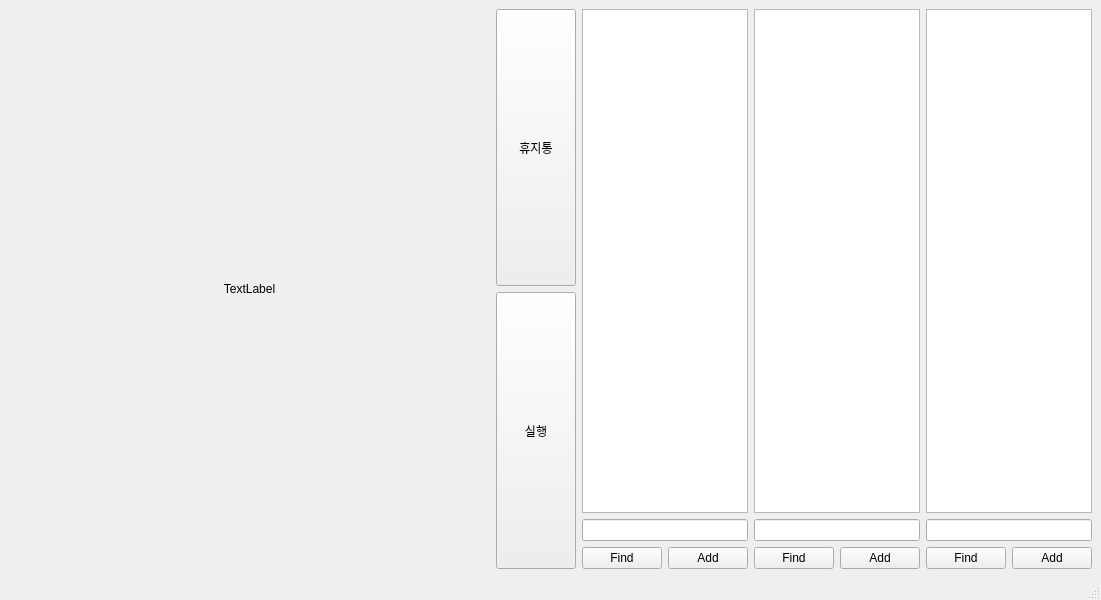
<?xml version="1.0" encoding="UTF-8"?>
<ui version="4.0">
 <class>MainWindow</class>
 <widget class="QMainWindow" name="MainWindow">
  <property name="geometry">
   <rect>
    <x>0</x>
    <y>0</y>
    <width>1101</width>
    <height>600</height>
   </rect>
  </property>
  <property name="windowTitle">
   <string>MainWindow</string>
  </property>
  <widget class="QWidget" name="centralwidget">
   <layout class="QGridLayout" name="gridLayout">
    <item row="0" column="1">
     <layout class="QHBoxLayout" name="horizontalLayout_3" stretch="3,0,1,1,1">
      <item>
       <widget class="QLabel" name="label_1">
        <property name="sizePolicy">
         <sizepolicy hsizetype="Expanding" vsizetype="Expanding">
          <horstretch>0</horstretch>
          <verstretch>0</verstretch>
         </sizepolicy>
        </property>
        <property name="minimumSize">
         <size>
          <width>0</width>
          <height>0</height>
         </size>
        </property>
        <property name="text">
         <string>TextLabel</string>
        </property>
        <property name="alignment">
         <set>Qt::AlignCenter</set>
        </property>
       </widget>
      </item>
      <item>
       <layout class="QVBoxLayout" name="verticalLayout_1" stretch="0,0">
        <item>
         <widget class="QPushButton" name="btn_trash">
          <property name="sizePolicy">
           <sizepolicy hsizetype="Minimum" vsizetype="Expanding">
            <horstretch>0</horstretch>
            <verstretch>0</verstretch>
           </sizepolicy>
          </property>
          <property name="text">
           <string>휴지통</string>
          </property>
         </widget>
        </item>
        <item>
         <widget class="QPushButton" name="btn_execute">
          <property name="sizePolicy">
           <sizepolicy hsizetype="Minimum" vsizetype="Expanding">
            <horstretch>0</horstretch>
            <verstretch>0</verstretch>
           </sizepolicy>
          </property>
          <property name="text">
           <string>실행</string>
          </property>
         </widget>
        </item>
       </layout>
      </item>
      <item>
       <layout class="QVBoxLayout" name="verticalLayout_2">
        <item>
         <widget class="QListWidget" name="list_widget_1"/>
        </item>
        <item>
         <widget class="QLineEdit" name="line_edit_1"/>
        </item>
        <item>
         <layout class="QHBoxLayout" name="horizontalLayout_5">
          <item>
           <widget class="QPushButton" name="btn_find_1">
            <property name="text">
             <string>Find</string>
            </property>
           </widget>
          </item>
          <item>
           <widget class="QPushButton" name="btn_add_1">
            <property name="text">
             <string>Add</string>
            </property>
           </widget>
          </item>
         </layout>
        </item>
       </layout>
      </item>
      <item>
       <layout class="QVBoxLayout" name="verticalLayout_3">
        <item>
         <widget class="QListWidget" name="list_widget_2"/>
        </item>
        <item>
         <widget class="QLineEdit" name="line_edit_2"/>
        </item>
        <item>
         <layout class="QHBoxLayout" name="horizontalLayout_6">
          <item>
           <widget class="QPushButton" name="btn_find_2">
            <property name="text">
             <string>Find</string>
            </property>
           </widget>
          </item>
          <item>
           <widget class="QPushButton" name="btn_add_2">
            <property name="text">
             <string>Add</string>
            </property>
           </widget>
          </item>
         </layout>
        </item>
       </layout>
      </item>
      <item>
       <layout class="QVBoxLayout" name="verticalLayout_4">
        <item>
         <widget class="QListWidget" name="list_widget_3"/>
        </item>
        <item>
         <widget class="QLineEdit" name="line_edit_3"/>
        </item>
        <item>
         <layout class="QHBoxLayout" name="horizontalLayout_2">
          <item>
           <widget class="QPushButton" name="btn_find_3">
            <property name="text">
             <string>Find</string>
            </property>
           </widget>
          </item>
          <item>
           <widget class="QPushButton" name="btn_add_3">
            <property name="text">
             <string>Add</string>
            </property>
           </widget>
          </item>
         </layout>
        </item>
       </layout>
      </item>
     </layout>
    </item>
   </layout>
  </widget>
  <widget class="QStatusBar" name="statusbar"/>
 </widget>
 <resources/>
 <connections/>
</ui>
